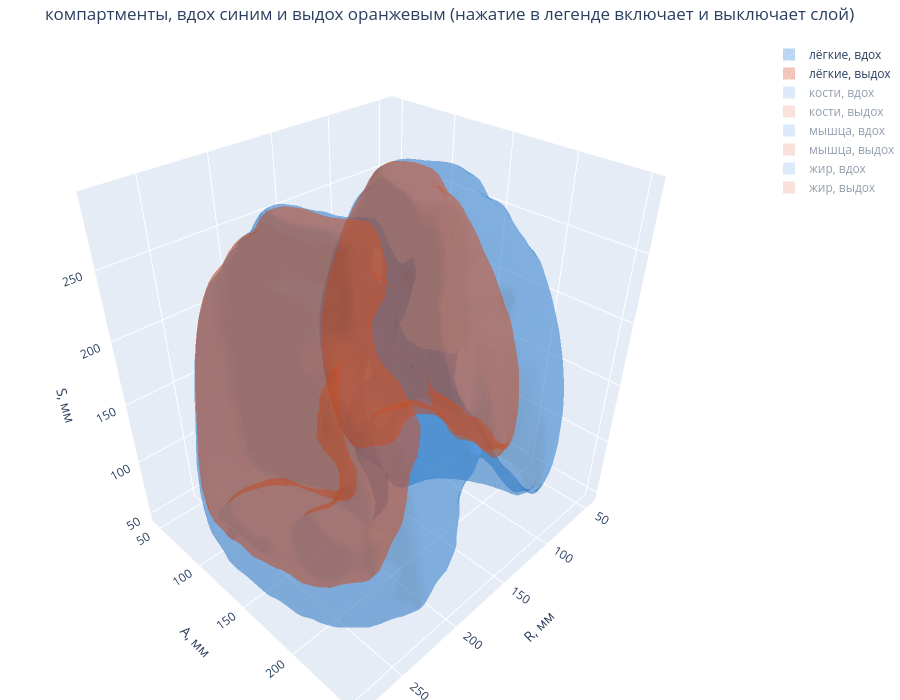

Notebook code for this chart:
### Markdown cell above
## 10. Компартменты в объёме, вращаемые

Четыре ткани, обе фазы, наложенные друг на друга. Маски строятся по тем же окнам Хаунсфилда,
что и все измерения, и только внутри пояса срезов с лёгким в обеих фазах.

Модели интерактивные: вращать мышью, легенду можно переключать по слоям.

### Code cell
BAND = (shared[0], shared[-1])
STEP = 8  # марширующие кубы на полном томе дают сотни тысяч вершин на поверхность
SMOOTH = 1.0  # маски жира и мышцы рваные: без сглаживания сетка и тяжелее, и хуже

COMPARTMENTS = {
    "лёгкие": lambda hu, body: body & (hu < -400),
    "кости": lambda hu, body: body & (hu > 200),
    "мышца": lambda hu, body: body & (hu >= -29) & (hu <= 150),
    "жир": lambda hu, body: body & (hu >= -190) & (hu <= -30),
}
COLOURS = {"вдох": "#378ADD", "выдох": "#D85A30"}


def compartment(volume, rule):
    mask = np.zeros(volume.shape, dtype=bool)
    for index in range(BAND[0], BAND[1] + 1):
        current = volume[:, :, index]
        body = body_mask(current, MP)
        if body is None:
            continue
        mask[:, :, index] = rule(current, body)
    return mask


masks = {name: {phase: compartment(volume, rule) for phase, volume, _ in PHASES}
         for name, rule in COMPARTMENTS.items()}


def surface(mask, colour, label, visible):
    small = mask[::STEP, ::STEP, ::STEP]
    if small.sum() < 100:
        return None
    # Сглаживание убирает одиночные воксели, из-за которых поверхность жира и
    # мышцы состоит в основном из шума.
    field = ndimage.gaussian_filter(small.astype(np.float32), SMOOTH)
    if field.max() <= 0.5:
        return None
    verts, faces, _, _ = skmeasure.marching_cubes(
        field, level=0.5, spacing=(sx * STEP, sy * STEP, sz * STEP))
    verts = np.round(verts, 1)
    return go.Mesh3d(
        x=verts[:, 0], y=verts[:, 1], z=verts[:, 2],
        i=faces[:, 0], j=faces[:, 1], k=faces[:, 2],
        color=colour, opacity=0.35, name=label, showlegend=True,
        visible=visible, hoverinfo="name")


figure = go.Figure()
for tissue, per_phase in masks.items():
    for phase, mask in per_phase.items():
        mesh = surface(mask, COLOURS[phase], f"{tissue}, {phase}",
                       True if tissue == "лёгкие" else "legendonly")
        if mesh is not None:
            figure.add_trace(mesh)
print(f"вершин во всех поверхностях: "
      f"{sum(len(trace.x) for trace in figure.data):,}")
figure.update_layout(
    title="компартменты, вдох синим и выдох оранжевым "
          "(нажатие в легенде включает и выключает слой)",
    scene=dict(xaxis_title="R, мм", yaxis_title="A, мм", zaxis_title="S, мм",
               aspectmode="data"),
    height=700, margin=dict(l=0, r=0, t=40, b=0))
show(figure, "03_compartments")

### Figure 1 — Plotly figure (JSON) as saved in the notebook; plotly's stock layout.template omitted (floating-point values rounded to 4 significant figures; data arrays with more than 128 entries replaced by an {"elided": "..."} marker saying what was removed)
{"data": [{"color": "#378ADD", "hoverinfo": "name", "i": {"elided": "11708 int values"}, "j": {"elided": "11708 int values"}, "k": {"elided": "11708 int values"}, "name": "лёгкие, вдох", "opacity": 0.35, "showlegend": true, "type": "mesh3d", "visible": true, "x": {"elided": "5854 float values"}, "y": {"elided": "5854 float values"}, "z": {"elided": "5854 float values"}}, {"color": "#D85A30", "hoverinfo": "name", "i": {"elided": "9256 int values"}, "j": {"elided": "9256 int values"}, "k": {"elided": "9256 int values"}, "name": "лёгкие, выдох", "opacity": 0.35, "showlegend": true, "type": "mesh3d", "visible": true, "x": {"elided": "4632 float values"}, "y": {"elided": "4632 float values"}, "z": {"elided": "4632 float values"}}, {"color": "#378ADD", "hoverinfo": "name", "i": {"elided": "184 int values"}, "j": {"elided": "184 int values"}, "k": {"elided": "184 int values"}, "name": "кости, вдох", "opacity": 0.35, "showlegend": true, "type": "mesh3d", "visible": "legendonly", "x": [150.0, 150.0, 150.0, 150.0, 150.0, 149.8, 150.0, 150.0, 150.0, 150.0, 155.0, 155.0, 155.0, 155.0, 155.0, 155.0, 155.0, 152.3, 155.0, 155.0, 151.0, 155.0, 150.3, 155.0, 155.0, 155.0, 154.0, 155.0, 155.0, 155.0, 157.1, 160.0, 160.0, 160.0, 155.7, 160.0, 155.5, 156.0, 156.7, 157.0, 155.9, 160.0, 158.8, 160.0, 160.0, 160.0, 163.9, 160.8, 162.3, 165.0, 165.0, 165.0, 160.3, 165.0, 165.0, 161.2, 165.0, 165.0, 165.0, 170.0, 170.0, 170.0, 170.0, 170.0, 170.0, 170.0, 170.0, 171.9, 175.0, 175.0, 175.0, 172.2, 175.0, 175.0, 171.9, 175.0, 172.2, 175.0, 175.0, 175.0, 170.9, 175.0, 175.0, 175.0, 175.0, 170.3, 175.0, 175.0, 175.0, 175.0, 175.0, 175.0, 173.4, 175.0, 176.0, 176.5, 176.4, 178.0, 177.3, 177.7, 175.2, 176.1], "y": [55.0, 55.0, 54.9, 55.0, 55.1, 70.0, 70.0, 67.2, 70.0, 72.2, 55.0, 52.3, 55.0, 55.7, 70.0, 67.5, 70.0, 75.0, 75.0, 73.5, 75.0, 75.0, 80.0, 80.0, 80.0, 79.7, 85.0, 85.0, 85.0, 87.6, 50.0, 50.0, 49.2, 50.0, 55.0, 50.7, 70.0, 75.0, 75.0, 80.0, 85.0, 89.7, 90.0, 90.0, 90.0, 91.6, 50.0, 90.0, 100.0, 100.0, 97.1, 98.0, 100.0, 100.0, 101.8, 105.0, 105.0, 105.0, 107.7, 100.0, 95.3, 97.6, 100.0, 102.2, 105.0, 105.0, 107.9, 75.0, 75.0, 70.3, 75.0, 80.0, 80.0, 76.4, 80.0, 80.0, 85.0, 85.0, 85.0, 83.3, 90.0, 90.0, 90.0, 93.3, 95.0, 95.0, 90.5, 95.0, 100.0, 96.3, 100.0, 100.1, 105.0, 102.1, 75.0, 80.0, 80.0, 85.0, 90.0, 95.0, 100.0, 100.0], "z": [120.0, 118.3, 120.0, 120.6, 120.0, 160.0, 157.6, 160.0, 161.9, 160.0, 113.8, 120.0, 127.9, 120.0, 154.9, 160.0, 169.7, 140.0, 137.1, 140.0, 160.0, 165.9, 140.0, 134.3, 158.9, 160.0, 140.0, 137.2, 142.3, 140.0, 120.0, 115.4, 120.0, 129.4, 120.0, 120.0, 160.0, 140.0, 160.0, 140.0, 140.0, 140.0, 140.0, 139.0, 140.7, 140.0, 120.0, 140.0, 160.0, 156.4, 160.0, 180.0, 180.0, 186.4, 160.0, 180.0, 167.6, 194.0, 180.0, 155.3, 160.0, 180.0, 187.3, 160.0, 167.5, 194.6, 180.0, 160.0, 145.3, 160.0, 165.8, 140.0, 137.2, 140.0, 160.0, 163.9, 140.0, 135.7, 154.2, 160.0, 140.0, 133.4, 157.6, 140.0, 145.6, 160.0, 160.0, 176.1, 159.5, 180.0, 183.5, 160.0, 180.0, 180.0, 160.0, 140.0, 160.0, 140.0, 140.0, 160.0, 160.0, 180.0]}, {"color": "#D85A30", "hoverinfo": "name", "i": [2, 0, 1, 7, 0, 6, 7, 6, 12, 10, 11, 17, 10, 16, 16, 19, 18, 21, 24, 24, 22, 22, 21, 26, 23, 29, 28, 28, 26, 30, 29, 28, 33, 2, 2, 33, 32, 1, 37, 37, 37, 37, 37, 37, 37, 37, 5, 36, 38, 7, 8, 39, 41, 13, 41, 14, 42, 18, 43, 42, 21, 18, 44, 20, 43, 43, 26, 21, 44, 27, 44, 44, 30, 26, 46, 31, 47, 34, 47, 38, 35, 34, 34, 39, 48, 40], "j": [1, 3, 4, 6, 4, 8, 9, 9, 11, 13, 14, 16, 14, 18, 17, 17, 16, 16, 23, 22, 19, 25, 19, 19, 27, 28, 22, 25, 25, 25, 31, 31, 32, 32, 3, 3, 35, 35, 36, 34, 3, 4, 35, 38, 7, 5, 8, 8, 40, 40, 9, 9, 11, 41, 14, 41, 17, 42, 20, 20, 43, 43, 23, 43, 44, 45, 45, 45, 27, 44, 46, 45, 46, 46, 31, 46, 32, 47, 35, 35, 47, 36, 48, 48, 40, 48], "k": [0, 2, 0, 5, 3, 5, 6, 8, 10, 12, 10, 15, 13, 15, 19, 20, 21, 19, 22, 20, 20, 19, 26, 25, 22, 27, 27, 22, 30, 28, 28, 30, 2, 1, 33, 34, 1, 4, 34, 3, 4, 35, 38, 7, 5, 36, 36, 39, 7, 9, 39, 40, 12, 12, 11, 13, 15, 15, 42, 17, 18, 42, 24, 24, 24, 44, 21, 43, 23, 29, 29, 46, 26, 45, 29, 30, 33, 33, 32, 48, 48, 48, 47, 36, 38, 39], "name": "кости, выдох", "opacity": 0.35, "showlegend": true, "type": "mesh3d", "visible": "legendonly", "x": [169.6, 170.0, 170.0, 170.0, 170.0, 170.0, 169.4, 170.0, 170.0, 170.0, 174.8, 175.0, 175.0, 175.0, 175.0, 175.0, 174.2, 175.0, 175.0, 173.9, 175.0, 175.0, 174.9, 175.0, 175.0, 172.6, 175.0, 175.0, 173.8, 175.0, 175.0, 175.0, 175.0, 175.0, 175.0, 175.0, 175.0, 171.8, 175.0, 175.0, 175.0, 175.1, 176.2, 176.8, 175.1, 177.2, 175.6, 176.1, 176.0], "y": [95.0, 95.0, 94.4, 95.0, 97.9, 99.6, 100.0, 100.0, 100.0, 100.8, 55.0, 55.0, 54.9, 55.0, 56.0, 58.6, 60.0, 60.0, 60.0, 65.0, 65.0, 65.0, 70.0, 70.0, 69.7, 70.0, 70.0, 71.0, 75.0, 75.0, 75.0, 76.3, 95.0, 92.0, 95.0, 97.7, 95.9, 97.7, 100.0, 100.0, 101.5, 55.0, 60.0, 65.0, 70.0, 70.0, 75.0, 95.0, 100.0], "z": [160.0, 157.5, 160.0, 161.8, 160.0, 180.0, 180.0, 169.0, 180.9, 180.0, 140.0, 139.0, 140.0, 141.0, 140.0, 160.0, 160.0, 146.9, 162.3, 160.0, 149.3, 169.2, 140.0, 139.7, 140.0, 160.0, 178.2, 140.0, 160.0, 144.4, 164.8, 160.0, 153.9, 160.0, 177.2, 160.0, 180.0, 170.0, 170.4, 183.9, 180.0, 140.0, 160.0, 160.0, 140.0, 160.0, 160.0, 160.0, 180.0]}, {"color": "#378ADD", "hoverinfo": "name", "i": {"elided": "15964 int values"}, "j": {"elided": "15964 int values"}, "k": {"elided": "15964 int values"}, "name": "мышца, вдох", "opacity": 0.35, "showlegend": true, "type": "mesh3d", "visible": "legendonly", "x": {"elided": "8002 float values"}, "y": {"elided": "8002 float values"}, "z": {"elided": "8002 float values"}}, {"color": "#D85A30", "hoverinfo": "name", "i": {"elided": "17178 int values"}, "j": {"elided": "17178 int values"}, "k": {"elided": "17178 int values"}, "name": "мышца, выдох", "opacity": 0.35, "showlegend": true, "type": "mesh3d", "visible": "legendonly", "x": {"elided": "8602 float values"}, "y": {"elided": "8602 float values"}, "z": {"elided": "8602 float values"}}, {"color": "#378ADD", "hoverinfo": "name", "i": {"elided": "8080 int values"}, "j": {"elided": "8080 int values"}, "k": {"elided": "8080 int values"}, "name": "жир, вдох", "opacity": 0.35, "showlegend": true, "type": "mesh3d", "visible": "legendonly", "x": {"elided": "4059 float values"}, "y": {"elided": "4059 float values"}, "z": {"elided": "4059 float values"}}, {"color": "#D85A30", "hoverinfo": "name", "i": {"elided": "8180 int values"}, "j": {"elided": "8180 int values"}, "k": {"elided": "8180 int values"}, "name": "жир, выдох", "opacity": 0.35, "showlegend": true, "type": "mesh3d", "visible": "legendonly", "x": {"elided": "4106 float values"}, "y": {"elided": "4106 float values"}, "z": {"elided": "4106 float values"}}], "layout": {"height": 700, "margin": {"b": 0, "l": 0, "r": 0, "t": 40}, "scene": {"aspectmode": "data", "xaxis": {"title": {"text": "R, мм"}}, "yaxis": {"title": {"text": "A, мм"}}, "zaxis": {"title": {"text": "S, мм"}}}, "title": {"text": "компартменты, вдох синим и выдох оранжевым (нажатие в легенде включает и выключает слой)"}}}
